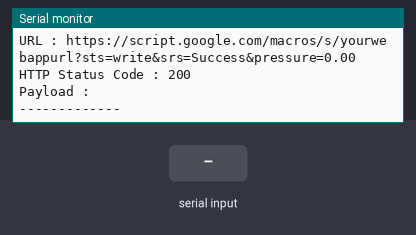
Bench run of a sketch on a simulated ESP32. On the bench: the last lines printed to the serial monitor. The test bench sets the inputs (shaded band). WiFi joins after 1.5 s; servers stay silent unless stated; uploads are accepted with an empty reply.

Above: at 5.2 s.
5.3 s: "90,45\n" received over the second serial link
At 6.78 s:
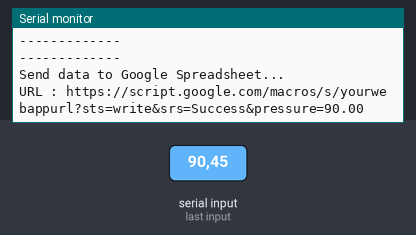
7.0 s: "30,150\n" received over the second serial link
At 8.07 s:
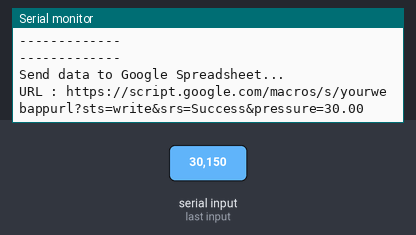
Timing chart, 0 to 10.0 s (numbered marks = the images above; inputs shaded):
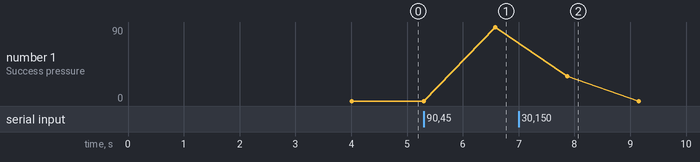

Measured:
- after the input at 5.3 s, the serial monitor: prints a new line after 1.3 s (image 1)
- after the input at 7.0 s, the serial monitor: prints a new line after 0.87 s (image 2)
- plotted number 1: 0 → 90 after the input at 5.3 s

The sketch:

ESP32ToGoogle.ino
```cpp
#include <WiFi.h>
#include <HTTPClient.h>
#include <SoftwareSerial.h>

const char* ssid = "TEKNIK";
const char* pass = "perencanaan";
SoftwareSerial DataSerial(16, 17);
String Web_App_URL = "https://script.google.com/macros/s/yourwebappurl";

String Status_Read_Sensor = "";
float pressure;

unsigned long previousMillis = 0;
const long interval = 1000;

String arrData[1];
void setup() {
  Serial.begin(9600);
  DataSerial.begin(9600);
  WiFi.mode(WIFI_STA);
  Serial.println("");
  Serial.println("Connecting to ");
  Serial.println(ssid);
  Serial.println(WiFi.localIP());
  WiFi.begin(ssid, pass);
  int connecting_process_timed_out = 20; //--> 20 = 20 seconds.
  connecting_process_timed_out = connecting_process_timed_out * 2;
  while (WiFi.status() != WL_CONNECTED) {
  Serial.print(".");
  if (connecting_process_timed_out > 0) connecting_process_timed_out--;
  if (connecting_process_timed_out == 0) {
      delay(2000);
      WiFi.reconnect();

    }
  };
  Serial.println();
  Serial.println("WiFi connected");
  Serial.println("------------");
  delay(2000);
}

void loop(){
  Getting_Pressure_Sensor_Data();
  unsigned long currentMillis = millis();
  if(currentMillis - previousMillis >= interval)
  {
  previousMillis = currentMillis;
  String data = "";
  while (DataSerial.available()>0)
  {
      data += char(DataSerial.read());
    }
  data.trim();
    {
    int index = 0;
    for (int i=0; i<=data.length(); i++)
    {
      char delimiter = '|' ;
      if (data[i] != delimiter)
        arrData[index] += data[i];
      else
        index++;
    }
      if(index == 1)
    {
      Serial.println("Pressure : " + arrData[0]);
    }
    pressure = arrData[0].toFloat();
    arrData[0] =  "";
     // Create a URL for sending or writing data to Google Sheets.
    String Send_Data_URL = Web_App_URL + "?sts=write";
    Send_Data_URL += "&srs=" + Status_Read_Sensor;
    Send_Data_URL += "&pressure=" + String(pressure);
    Serial.println();
    Serial.println("-------------");
    Serial.println("Send data to Google Spreadsheet...");
    Serial.print("URL : ");
    Serial.println(Send_Data_URL);

    //::::::::::::::::::The process of sending or writing data to Google Sheets.
      // Initialize HTTPClient as "http".
      HTTPClient http;

      // HTTP GET Request.
      http.begin(Send_Data_URL.c_str());
      http.setFollowRedirects(HTTPC_STRICT_FOLLOW_REDIRECTS);

      // Gets the HTTP status code.
      int httpCode = http.GET();
      Serial.print("HTTP Status Code : ");
      Serial.println(httpCode);

      // Getting response from google sheets.
      String payload;
      if (httpCode > 0) {
        payload = http.getString();
        Serial.println("Payload : " + payload);
      }

      http.end();
    //::::::::::::::::::

    Serial.println("-------------");
    delay(1000);
    }
    }
    }
  void Getting_Pressure_Sensor_Data() {
  // Reading Pressure takes about 250 milliseconds!
  // Sensor readings may also be up to 2 seconds 'old' (its a very slow sensor)

  // Check if any reads failed and exit early (to try again).
  if (isnan(pressure)) {
    Serial.println();
    Serial.println(F("Failed to read from Pressure sensor!"));
    Serial.println();
    Status_Read_Sensor = "Failed";
    pressure = 0.00;
  } else {
    Status_Read_Sensor = "Success";
  }
  }
```
